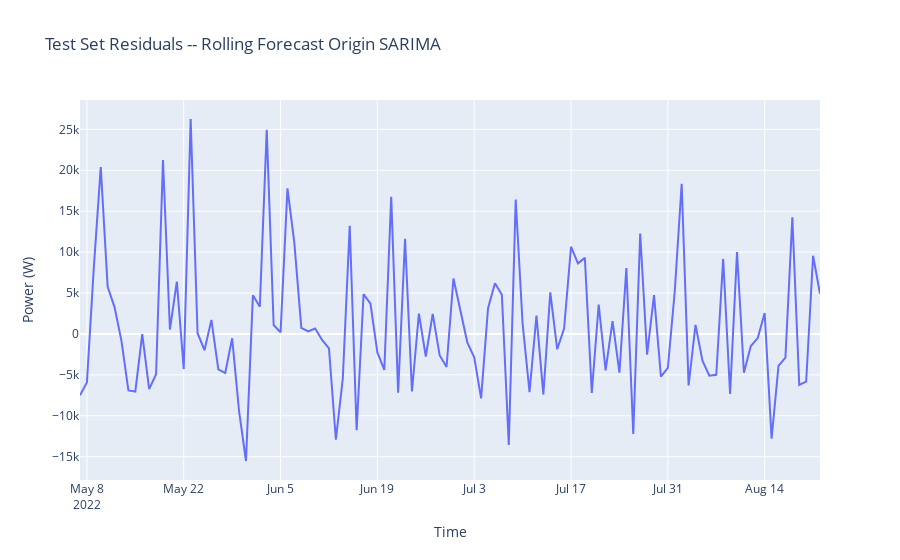

Write notebook code for a chart like this one.
### Code cell
residuals_df_ts = test["max_power"] - rolling_predictions

fig = go.Figure()
fig.add_trace(
    go.Scatter(x = residuals_df_ts.index,
               y = residuals_df_ts)
)
fig.update_layout(title = "Test Set Residuals -- Rolling Forecast Origin SARIMA", xaxis_title = "Time", yaxis_title = "Power (W)")
fig.show()
print("Residual Mean:", np.mean(residuals_df_ts))
print("Residual STD:", np.std(residuals_df_ts))
